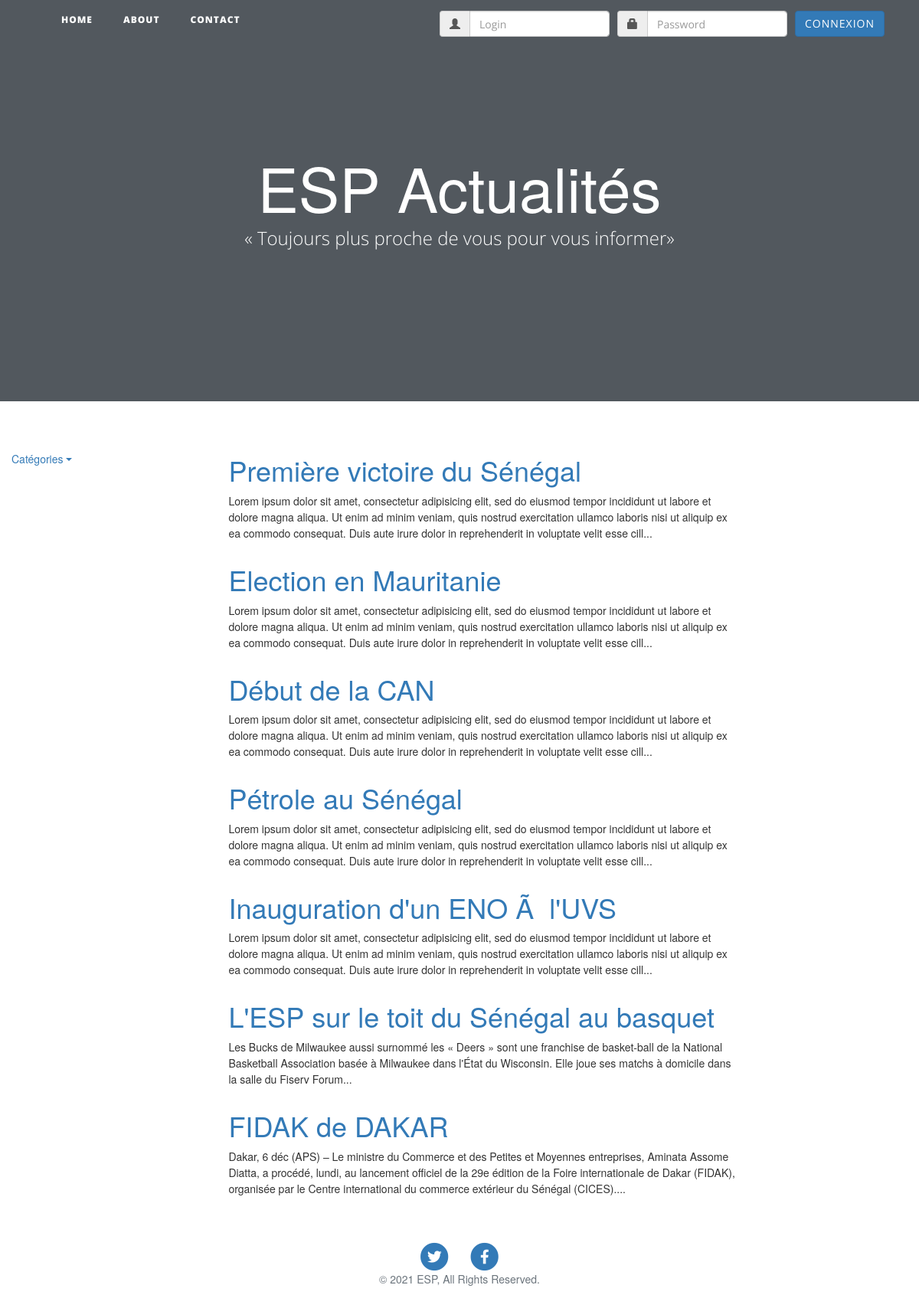
The app's page /BloPost/index.php with its own data.
### tables this page shows
CREATE TABLE IF NOT EXISTS `article` (
  `id` int(11) NOT NULL AUTO_INCREMENT,
  `titre` varchar(255) DEFAULT NULL,
  `contenu` text,
  `dateCreation` datetime DEFAULT CURRENT_TIMESTAMP,
  `dateModification` datetime DEFAULT CURRENT_TIMESTAMP,
  `categorie` int(11) DEFAULT NULL,
  PRIMARY KEY (`id`),
  KEY `fk_categorie_article` (`categorie`)
);

### BloPost/controleur/Controller.php (called while the page is built, shortened)
<?php
	require_once 'modele/dao/ArticleDao.php';
	class Controller
	{
		public function showAccueil()
		{
			$articleDao = new ArticleDao();
			$articles = $articleDao->getList();
			require_once 'vue/accueil.php';
		}
	}
?>

### BloPost/modele/dao/ConnexionManager.php (called while the page is built)
<?php
	class ConnexionManager
	{
		private static $bdd;
		public static function getInstance()
		{
			if (self::$bdd === null)
			{
				try
				{
					self::$bdd = new PDO('mysql:host=localhost;dbname=blogpost;charset=utf8', 'root', '');
				}
				catch (Exception $e)
				{
					echo "Erreur de connexion à la base de données : ".$e->getMessage();
					self::$bdd = null;
				}
			}
			return self::$bdd;
		}
	}
?>

### BloPost/modele/dao/ArticleDao.php (called while the page is built, shortened)
<?php
	require_once 'ConnexionManager.php';
	class ArticleDao
	{
		private $bdd;
		public function __construct()
		{
			$this->bdd = (new ConnexionManager)->getInstance();
		}
		public function getList()
		{
			$data = $this->bdd->query('SELECT * FROM article');
			return $data->fetchAll(PDO::FETCH_CLASS, 'Article');
		}
	}
?>

### BloPost/vue/accueil.php (the view)
<?php
require_once 'inclusion/entete.php';
require_once 'inclusion/menu.php';
?>
<div class="container" id="contenu">
  <div class="row">
    <?php if (!empty($articles)) : ?>
      <?php foreach ($articles as $article) : ?>
        <div class="col-lg-8 col-md-10 mx-auto">
          <h1><a href="index.php?action=article&id=<?= $article->id ?>"><?= $article->titre ?></a></h1>
          <p><?= substr($article->contenu, 0, 300) . '...' ?></p>
        </div>
      <?php endforeach ?>
    <?php else : ?>
      <div class="message">Aucun article trouvé</div>
    <?php endif ?>
  </div>
</div>
<?php require_once 'inclusion/bas.php';
?>

### BloPost/index.php (shortened to what this page needs)
<?php
	require_once 'controleur/Controller.php';
	$controller = new Controller();
	if (!isset($_GET['action']))
	{
		$controller->showAccueil();
	}
?>

### BloPost/vue/inclusion/entete.php (shortened to what this page needs)
<!DOCTYPE html>
<html>
<head>
  <link href="vue/vendor/bootstrap/css/bootstrap.min.css" rel="stylesheet">
  <link href="vue/vendor/fontawesome-free/css/all.min.css" rel="stylesheet" type="text/css">
  <link href="vue/css/clean-blog.min.css" rel="stylesheet">
  <link href="//netdna.bootstrapcdn.com/bootstrap/3.2.0/css/bootstrap.min.css" rel="stylesheet" id="bootstrap-css">
</head>
<body>
  <nav class="navbar navbar-expand-lg navbar-toggleable-sm navbar-light fixed-top" id="mainNav">
    <div class="container">
      <div class="collapse navbar-collapse" id="navbarResponsive">
        <ul class="navbar-nav ml-auto">
          <li class="nav-item">
            <a class="nav-link" href="./index.php">Home</a>
          </li>
          <li class="nav-item">
            <a class="nav-link" href="vue/about.html">About</a>
          </li>
          <li class="nav-item">
            <a class="nav-link" href="vue/contact.html">Contact</a>
          </li>
        </ul>
    <form id="signin" class="navbar-form navbar-right" role="form" method="post" action="controleur/FormController.php">
        <div class="navbar-nav ml-auto navbar-right">
          <div class="input-group">
            <span class="input-group-addon"><i class="glyphicon glyphicon-user"></i></span>
            <input id="login" type="login" class="form-control" name="login" value="" placeholder="Login">
          </div>
          <div class="input-group" style="margin-left:10px">
            <span class="input-group-addon"><i class="glyphicon glyphicon-lock"></i></span>
            <input id="password" type="password" class="form-control" name="password" value="" placeholder="Password">
          </div>
          <button type="submit" class="btn btn-primary" style="margin-left:10px">Connexion</button>
        </div>
      </div>
    </div>
  </nav>
  <header class="masthead" >
    <div class="overlay"></div>
    <div class="container">
      <div class="row">
        <div class="col-lg-8 col-md-10 mx-auto">
          <div class="site-heading">
            <h1> ESP Actualités</h1>
            <span class="subheading">« Toujours plus proche de vous pour vous informer»</span>
          </div>
        </div>
      </div>
    </div>
  </header>

### BloPost/vue/inclusion/menu.php (shortened to what this page needs)
<ul class="nav navbar-nav">
   <li class="dropdown">
     <a href="#" class="dropdown-toggle" data-toggle="dropdown">Catégories</a>
   </li>
 </ul>

### BloPost/vue/inclusion/bas.php (shortened to what this page needs)
 <footer>
      <div class="container">
        <div class="row">
          <div class="col-lg-8 col-md-10 mx-auto">
            <ul class="list-inline text-center">
              <li class="list-inline-item">
                  <a href="https://twitter.com" target="_blank">
                  <span class="fa-stack fa-lg">
                    <i class="fas fa-circle fa-stack-2x"></i>
                    <i class="fab fa-twitter fa-stack-1x fa-inverse"></i>
                  </span>
                </a>
              </li>
              <li class="list-inline-item">
                  <a href="https://www.facebook.com" target="_blank">
                    <span class="fa-stack fa-lg">
                    <i class="fas fa-circle fa-stack-2x"></i>
                    <i class="fab fa-facebook-f fa-stack-1x fa-inverse"></i>
                  </span>
                </a>
              </li>
            </ul>
            <p class="copyright text-muted">&copy; 2021 ESP, All Rights Reserved.</p>
          </div>
        </div>
      </div>
    </footer>
</body>
</html>

### records on screen
article: titre "Première victoire du Sénégal", contenu "Lorem ipsum dolor sit amet, consectetur adipisicing elit, sed do eiusmod tempor incididunt ut labore et dolore magna aliqua. Ut enim ad minim veniam, quis nostrud exercitation ullamco laboris nisi ut aliquip ex ea commodo consequat. Duis aute irure dolor in reprehenderit in voluptate velit esse cill"
article: titre "Election en Mauritanie", contenu "Lorem ipsum dolor sit amet, consectetur adipisicing elit, sed do eiusmod tempor incididunt ut labore et dolore magna aliqua. Ut enim ad minim veniam, quis nostrud exercitation ullamco laboris nisi ut aliquip ex ea commodo consequat. Duis aute irure dolor in reprehenderit in voluptate velit esse cill"
article: titre "Début de la CAN", contenu "Lorem ipsum dolor sit amet, consectetur adipisicing elit, sed do eiusmod tempor incididunt ut labore et dolore magna aliqua. Ut enim ad minim veniam, quis nostrud exercitation ullamco laboris nisi ut aliquip ex ea commodo consequat. Duis aute irure dolor in reprehenderit in voluptate velit esse cill"
article: titre "Pétrole au Sénégal", contenu "Lorem ipsum dolor sit amet, consectetur adipisicing elit, sed do eiusmod tempor incididunt ut labore et dolore magna aliqua. Ut enim ad minim veniam, quis nostrud exercitation ullamco laboris nisi ut aliquip ex ea commodo consequat. Duis aute irure dolor in reprehenderit in voluptate velit esse cill"
article: titre "Inauguration d'un ENO Ã l'UVS", contenu "Lorem ipsum dolor sit amet, consectetur adipisicing elit, sed do eiusmod tempor incididunt ut labore et dolore magna aliqua. Ut enim ad minim veniam, quis nostrud exercitation ullamco laboris nisi ut aliquip ex ea commodo consequat. Duis aute irure dolor in reprehenderit in voluptate velit esse cill"
article: titre "L'ESP sur le toit du Sénégal au basquet", contenu "Les Bucks de Milwaukee aussi surnommé les « Deers » sont une franchise de basket-ball de la National Basketball Association basée à Milwaukee dans l'État du Wisconsin. Elle joue ses matchs à domicile dans la salle du Fiserv Forum"
article: titre "FIDAK de DAKAR", contenu "Dakar, 6 déc (APS) – Le ministre du Commerce et des Petites et Moyennes entreprises, Aminata Assome Diatta, a procédé, lundi, au lancement officiel de la 29e édition de la Foire internationale de Dakar (FIDAK), organisée par le Centre international du commerce extérieur du Sénégal (CICES)."
